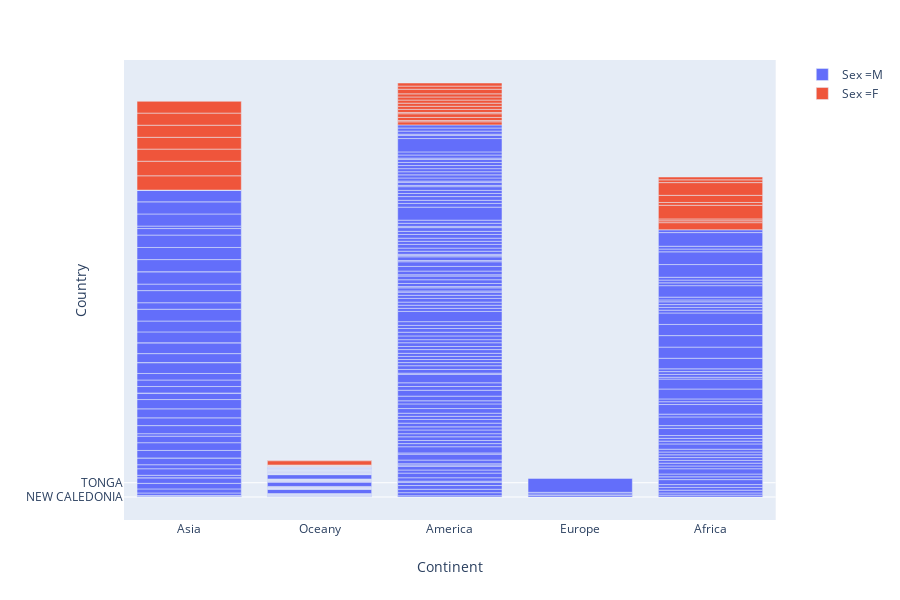

The cell this chart's notebook holds for it:
### Code cell
# Now  I want to display some graphics to ease the data visualization

import plotly.express as px

fig = px.bar(df, x='Continent', y='Country',color='Sex ')
fig.show()

### Figure 1 — Plotly figure (JSON) as saved in the notebook; plotly's stock layout.template omitted (floating-point values rounded to 4 significant figures; data arrays with more than 128 entries replaced by an {"elided": "..."} marker saying what was removed)
{"data": [{"alignmentgroup": "True", "hoverlabel": {"namelength": 0}, "hovertemplate": "Sex =M<br>Continent=%{x}<br>Country=%{y}", "legendgroup": "Sex =M", "marker": {"color": "#636efa"}, "name": "Sex =M", "offsetgroup": "Sex =M", "orientation": "v", "showlegend": true, "textposition": "auto", "type": "bar", "x": {"elided": "274 str values"}, "xaxis": "x", "y": {"elided": "274 str values"}, "yaxis": "y"}, {"alignmentgroup": "True", "hoverlabel": {"namelength": 0}, "hovertemplate": "Sex =F<br>Continent=%{x}<br>Country=%{y}", "legendgroup": "Sex =F", "marker": {"color": "#EF553B"}, "name": "Sex =F", "offsetgroup": "Sex =F", "orientation": "v", "showlegend": true, "textposition": "auto", "type": "bar", "x": ["Oceany", "Asia", "Africa", "America", "America", "Oceany", "America", "America", "America", "Oceany", "Africa", "Africa", "Asia", "America", "Asia", "Oceany", "America", "Africa", "Africa", "America", "America", "Asia", "Oceany", "America", "Africa", "Asia", "Asia", "America", "America", "Oceany", "Asia", "Africa", "America", "Asia", "Africa", "America", "Asia", "Africa", "Oceany"], "xaxis": "x", "y": ["AUSTRALIA", "NEW CALEDONIA", "MOZAMBIQUE", "USA", "REUNION", "AUSTRALIA", "USA", "BRAZIL", "REUNION", "AUSTRALIA", "EGYPT", "EGYPT", "NEW CALEDONIA", "USA", "TONGA", "AUSTRALIA", "USA", "VANUATU", "SOUTH AFRICA", "USA", "USA", "MALAYSIA", "NEW ZEALAND", "USA", "MOZAMBIQUE", "HONG KONG", "SOUTH KOREA", "USA", "MEXICO", "AUSTRALIA", "HONG KONG", "SOMALIA", "USA", "HONG KONG", "SOUTH AFRICA", "USA", "SOUTH KOREA", "SOUTH AFRICA", "AUSTRALIA"], "yaxis": "y"}], "layout": {"barmode": "relative", "height": 600, "legend": {"tracegroupgap": 0}, "margin": {"t": 60}, "xaxis": {"anchor": "y", "domain": [0, 0.98], "title": {"text": "Continent"}}, "yaxis": {"anchor": "x", "domain": [0, 1], "title": {"text": "Country"}}}}
